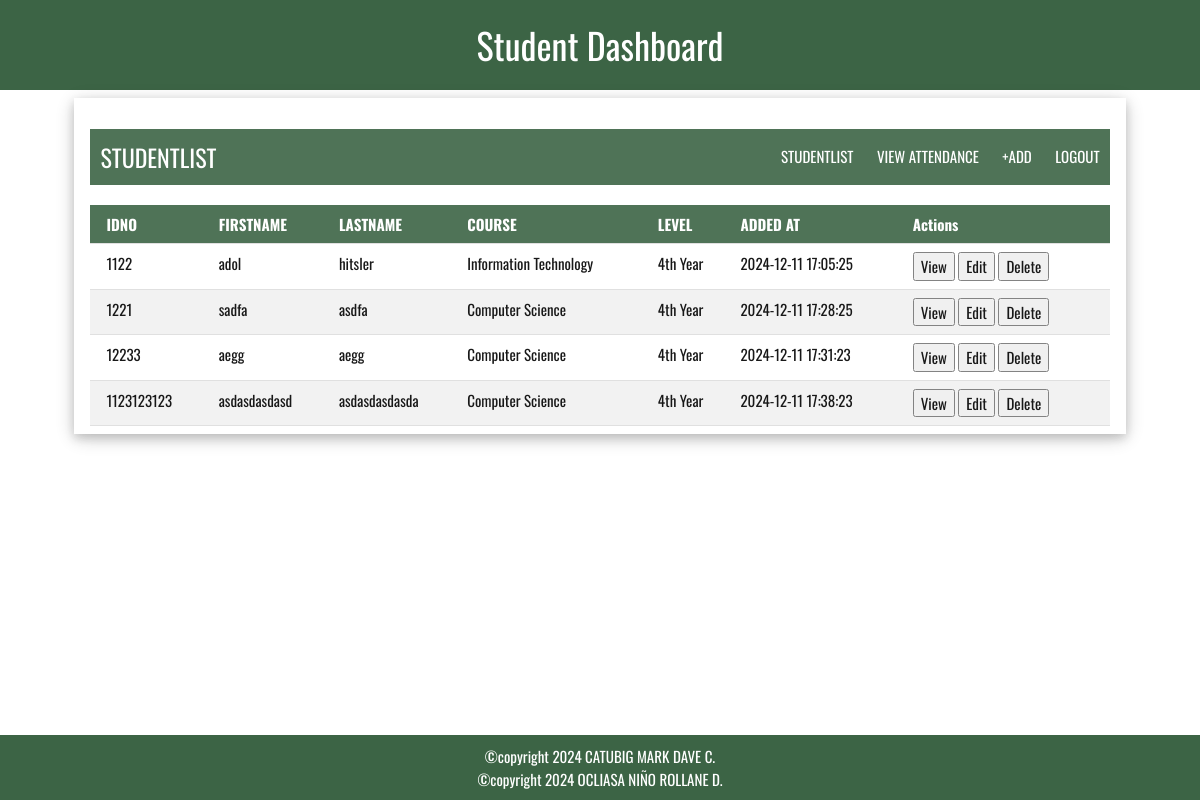
Page /admin_dashboard on the committed database.
### tables this page shows
CREATE TABLE students(
id INTEGER PRIMARY KEY AUTOINCREMENT,
idno TEXT NOT NULL,
lastname TEXT NOT NULL,firstname TEXT NOT NULL,course TEXT NOT NULL,level TEXT NOT NULL,image_path TEXT NOT NULL,qr_path TEXT NOT NULL
, added_at TEXT DEFAULT CURRENT_TIMESTAMP);

### app.py (the view)
@app.route('/admin_dashboard')
def admin_dashboard():
    conn = get_db_connection()
    students = conn.execute('SELECT idno, firstname, lastname, course, level, image_path, qr_path, added_at FROM students').fetchall()
    conn.close()
    return render_template('admin.html', students=students, pagetitle="Student Dashboard")

### app.py (called while the page is built)
def get_db_connection():
    conn = sqlite3.connect('studentlist.db', check_same_thread=False)
    conn.row_factory = sqlite3.Row
    return conn

### templates/admin.html (shortened to what this page needs)
{% extends 'base.html' %}
{% block content %}
    <div class="w3-card-4 w3-container w3-padding" style="width:90%; margin:auto; opacity:0.9;">
        <br>
        <div style="display: flex; justify-content: space-between; align-items: center; background-color: #2196F3; padding: 10px; color: white;background-color: #3c6445;">
            <h3 style="margin: 0;">STUDENTLIST</h3>
            <div>
                <a href="/admin_dashboard" style="color: white; margin-right: 20px; text-decoration: none;">STUDENTLIST</a>
                <a href="/viewattendance" style="color: white; margin-right: 20px; text-decoration: none;">VIEW ATTENDANCE</a>
                <a href="/add" style="color: white; margin-right: 20px; text-decoration: none;">+ADD</a>
                <a href="/logout" style="color: white; text-decoration: none;">LOGOUT</a>
            </div>
        </div>
<table class="w3-table w3-bordered w3-striped" style="margin-top: 20px; width: 100%;">
    <thead>
        <tr style="background-color: #3c6445; color: white;">
            <th>IDNO</th>
            <th>FIRSTNAME</th>
            <th>LASTNAME</th>
            <th>COURSE</th>
            <th>LEVEL</th>
            <th>ADDED AT</th>
            <th>Actions</th>
        </tr>
    </thead>
    <tbody>
        {% for student in students %}
        <tr>
            <td>{{ student.idno }}</td>
            <td>{{ student.firstname }}</td>
            <td>{{ student.lastname }}</td>
            <td>{{ student.course }}</td>
            <td>{{ student.level }}</td>
            <td>{{ student.added_at }}</td>
            <td class="actions">
                <button class="view-btn" onclick='openViewModal({
                    "idno": "{{ student.idno }}",
                    "firstname": "{{ student.firstname }}",
                    "lastname": "{{ student.lastname }}",
                    "course": "{{ student.course }}",
                    "level": "{{ student.level }}",
                    "image_path": "{{ url_for('static', filename=student.image_path) }}",
                    "qr_path": "{{ url_for('static', filename=student.qr_path) }}"
                })'>View</button>
                <button class="edit-btn" onclick='openEditModal({
                    "idno": "{{ student.idno }}",
                    "firstname": "{{ student.firstname }}",
                    "lastname": "{{ student.lastname }}",
                    "course": "{{ student.course }}",
                    "level": "{{ student.level }}"
                })'>Edit</button>
                <button class="delete-btn" onclick='openDeleteModal({
                    "idno": "{{ student.idno }}"
                })'>Delete</button>
            </td>
        </tr>
        {% endfor %}
    </tbody>
</table>
        </div>
    </div>
{% endblock %}

### templates/base.html (shortened to what this page needs)
<!DOCTYPE html>
<html>
<head>
    <link rel="stylesheet" href="{{ url_for('static', filename='css/w3.css') }}">
</head>
<body>
    <div class="w3-bar w3-container w3-padding w3-center" style="color: white;background-color: #3c6445;">
        <h1>{{ pagetitle }}</h1>
    </div>
    <div class="content w3-container w3-padding">
        {% block content %}
        {% endblock %}
    <div class="footer">
        &copy;copyright 2024 CATUBIG MARK DAVE C. <br>
        &copy;copyright 2024 OCLIASA NIÑO ROLLANE D.
    </div>
</body>
</html>

### static/css/w3.css (style rules this page uses)
html { box-sizing:border-box }
*,*:before,*:after { box-sizing:inherit }
html { -ms-text-size-adjust:100%;-webkit-text-size-adjust:100% }
body { margin:0 }
a { background-color:transparent }
button,input,select,textarea,optgroup { font:inherit;margin:0 }
button,input { overflow:visible }
button,select { text-transform:none }
button,[type=button],[type=reset],[type=submit] { -webkit-appearance:button }
html,body { font-family:Verdana,sans-serif;font-size:15px;line-height:1.5 }
html { overflow-x:hidden }
h1 { font-size:36px }
h3 { font-size:24px }
h1,h2,h3,h4,h5,h6 { font-family:"Segoe UI",Arial,sans-serif;font-weight:400;margin:10px 0 }
a { color:inherit }
.w3-table,.w3-table-all { border-collapse:collapse;border-spacing:0;width:100%;display:table }
.w3-bordered tr,.w3-table-all tr { border-bottom:1px solid #ddd }
.w3-striped tbody tr:nth-child(even) { background-color:#f1f1f1 }
.w3-table td,.w3-table th,.w3-table-all td,.w3-table-all th { padding:8px 8px;display:table-cell;text-align:left;vertical-align:top }
.w3-table th:first-child,.w3-table td:first-child,.w3-table-all th:first-child,.w3-table-all td:first-child { padding-left:16px }
.w3-bar { width:100%;overflow:hidden }
.w3-container:after,.w3-container:before,.w3-panel:after,.w3-panel:before,.w3-row:after,.w3-row:before,.w3-row-padding:after,.w3-row-padding:before, .w3-cell-row:before,.w3-cell-row:after,.w3-clear:after,.w3-clear:before,.w3-bar:before,.w3-bar:after { content:"";display:table;clear:both }
.w3-container,.w3-panel { padding:0.01em 16px }
.w3-card-4,.w3-hover-shadow:hover { box-shadow:0 4px 10px 0 rgba(0,0,0,0.2),0 4px 20px 0 rgba(0,0,0,0.19) }
.w3-center { text-align:center!important }
.w3-padding { padding:8px 16px!important }

### templates/base.html (style rules this page uses)
body { font-family: "Oswald", sans-serif; display: flex; flex-direction: column; min-height: 100vh; margin: 0; }
h1, h3 { font-family: "Oswald", sans-serif; }
.content { flex: 1; }
.footer { background-color: #3c6445; color: white; padding: 10px; text-align: center; padding: 10px; margin-top: auto; }

### rows in the picture
students: idno "1122", firstname "adol", lastname "hitsler", course "Information Technology", level "4th Year", added_at "2024-12-11 17:05:25"
students: idno "1221", firstname "sadfa", lastname "asdfa", course "Computer Science", level "4th Year", added_at "2024-12-11 17:28:25"
students: idno "12233", firstname "aegg", lastname "aegg", course "Computer Science", level "4th Year", added_at "2024-12-11 17:31:23"
students: idno "1123123123", firstname "asdasdasdasd", lastname "asdasdasdasda", course "Computer Science", level "4th Year", added_at "2024-12-11 17:38:23"

### other values in the picture
{{ pagetitle }} "Student Dashboard"
